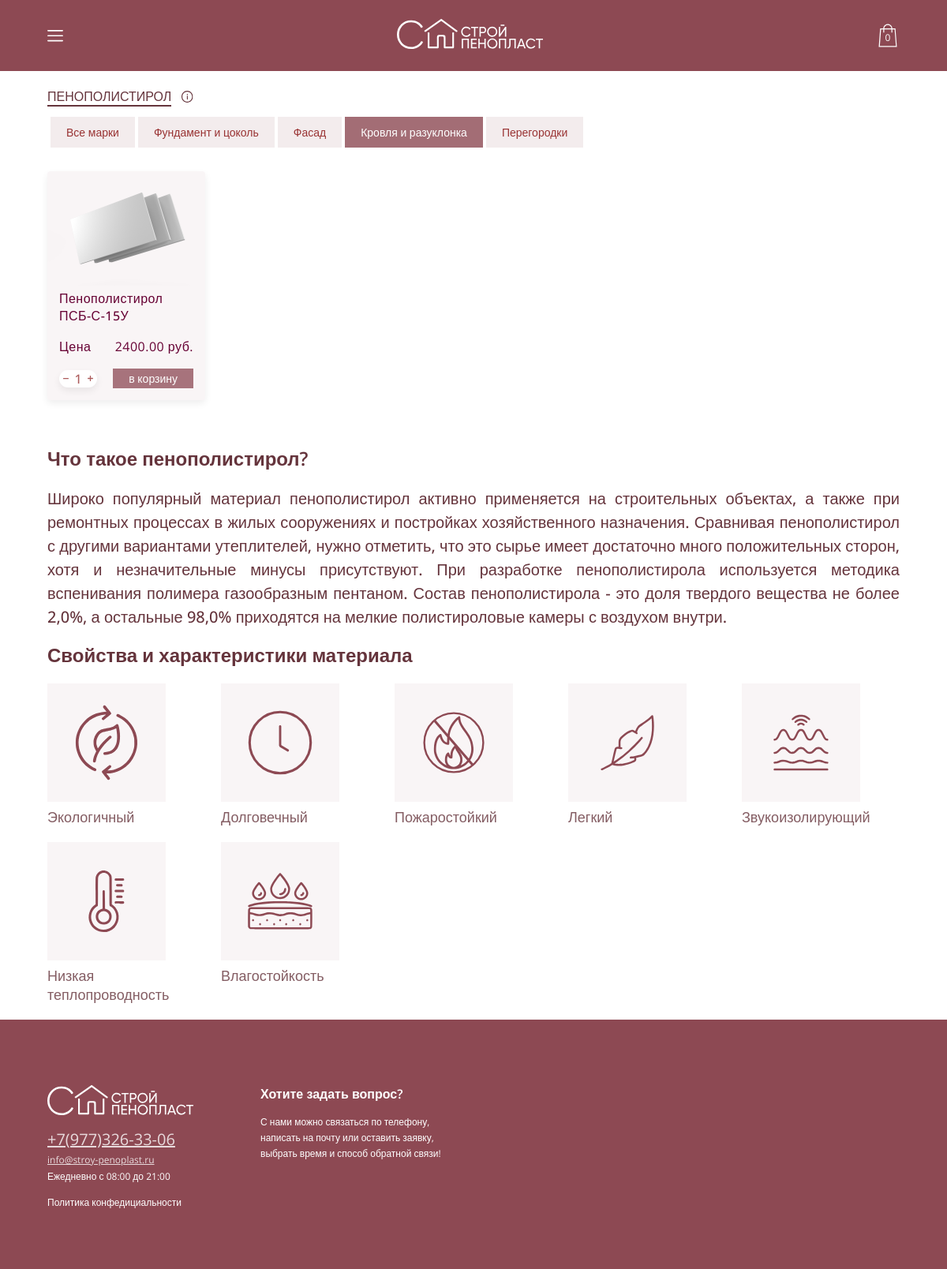
The app's page /shop/penopolistirol/roof with its own data.
### shop/models.py (models this page shows, shortened)
class ApplicationName(models.Model):
    application_name = models.CharField(max_length=200)
    def __str__(self) -> str:
        return f"{self.application_name}"

class Products(models.Model):
    product_type = models.ForeignKey(ProductTypes, on_delete=models.PROTECT)
    application = models.ForeignKey(ApplicationName, on_delete=models.PROTECT)
    product_name = models.CharField(max_length=200)
    image = models.CharField(max_length=200, blank=True)
    price = models.DecimalField(max_digits=10, decimal_places=2)
    unit = models.CharField(max_length=200, blank=True)
    character1 = models.CharField(max_length=200, blank=True)
    character2 = models.CharField(max_length=200, blank=True)
    character3 = models.CharField(max_length=200, blank=True)
    character4 = models.CharField(max_length=200, blank=True)
    description = models.TextField(blank=True)

### shop/views.py (the view)
# urls.py: path('penopolistirol/roof', views.shop_penopolistirol_roof, name='shop'),
def shop_penopolistirol_roof(request):
    return shop_view_application(request, 1, 5, 'Кровля и разуклонка', 'ПЕНОПОЛИСТИРОЛ')

### functions/load_cart_info.py (called while the page is built, shortened)
def mobile_cart(request):
    cart_info = request.COOKIES.get('cart_info', 'default')
    carts = get_list_or_404(Carts)
    cart_empty = True
    items = []
    total_price = 0
    total_amount = 0
    for cart in carts:
        if cart.user_id == cart_info and cart_info != 'default':
            total_price += int(cart.cart_product.price) * int(cart.amount)
            total_amount += int(cart.amount)
            cart_empty = False
            items.append({
                'product_name': cart.cart_product.product_name,
                'image': cart.cart_product.image,
                'price' : cart.cart_product.price,
                'amount': cart.amount,
                'id': cart.cart_product.id
            })
    if cart_empty:
        context = {
            'cart_empty': True,
            'amount': 0,
            'price': 0
        }
        return (context, 'default')

### shop/views.py (called while the page is built)
def get_menu(type, active):
    product =  get_object_or_404(ProductTypes, id=type)
    menu_items = get_list_or_404(ProductMenus, product_type = product)
    items = []
    for menu in menu_items:
        if str(menu.application) == active:
            items.append({'name': str(menu.application), 'link': menu.link, 'active': True})
        else:
            items.append({'name': str(menu.application), 'link': menu.link, 'active': False})
    return items

def shop_view_application(request, type_id, application_id, application, product_type):
    template = loader.get_template('shop.html')
    context, cart_name = mobile_cart(request)
    kek = get_list_or_404(Products, application = application_id)
    menu = get_menu(type_id, application)
    context.update({'kek': kek, 'menu': menu, 'product_type': product_type})
    rendered_template =  HttpResponse(template.render(context, request))
    rendered_template.set_cookie('cart_info', cart_name)
    return rendered_template

### shop/templates/shop.html (shortened to what this page needs)
{% load static %}
<!DOCTYPE html>
<html lang="en">
<head>
    <link rel="stylesheet" href="{% static 'shop.css' %}">
</head>
<body>
    {% include 'header.html' %}
    {% include 'footer.html' %}
    {% include 'shop_content.html' %}
</body>
</html>

### shop/templates/shop_content.html (shortened to what this page needs)
{% block content %}
{% load static %}
<div class="content">
    <div class="shop_title">
        <h1>{{ product_type }}</h1>
        <img src="{% static 'images/shop/info.svg' %}" alt="">
    </div>
    {% if menu %}
    <div class="shop_filter">
        {% for item in menu %}
            <a href="{{item.link}}"><div class="shop_filter-item {% if item.active %}item-active{% endif %}">{{ item.name }}</div></a>
        {% endfor %}
    </div>
    {% endif %}
    <div class="shop_body">
        {% for product in kek %}
        <div class="shop_body-item" data-name="{{product.product_name}}" style="cursor: pointer;">
            <div class="shop_body-item_img" style="background-image: url({% static product.image %})"></div>
            <div class="shop_body-item_content">
                <h1 class="shop_body-item_name">{{product.product_name}}</h1>
                <div class="shop_body-item_price-block">
                    <h1 class="shop_body-item_price-title">Цена</h1>
                    <h1 class="shop_body-item_price">{{ product.price }} руб.</h1>
                </div>
                <div class="shop_body-item_btns">
                    <div class="shop_body-item_amount">
                        <div class="item_minus" id="shop_item-minus{{forloop.counter}}"></div>
                        <img src="{% static 'images/shop/minus.svg' %}">
                        <p class="shop_body-item_amount-amount" id="shop_item-count{{forloop.counter}}">1</p>
                        <img src="{% static 'images/shop/plus.svg' %}" alt="">
                        <div class="item_plus" id="shop_item-plus{{forloop.counter}}" ></div>
                    </div>
                    <div class="shop_body-item_tocart"  id="shop_item-btn{{forloop.counter}}" data-product="{{ product.id }}">
                        в корзину
                    </div>
                </div>
            </div>
        </div>
        {% endfor %}
    </div>
    {% if product_type == 'ПЕНОПОЛИСТИРОЛ' %}
        {% include 'products/penopolistirol.html' %}
    {%endif%}
</div>
{% endblock %}

### records on screen
ApplicationName: name "Все марки"
ApplicationName: name "Фундамент и цоколь"
ApplicationName: name "Фасад"
ApplicationName: name "Кровля и разуклонка"
ApplicationName: name "Перегородки"
Products: image (picture), product_name "Пенополистирол ПСБ-С-15У", price "2400.00"

### other values on screen
{{ product_type }} "ПЕНОПОЛИСТИРОЛ"
